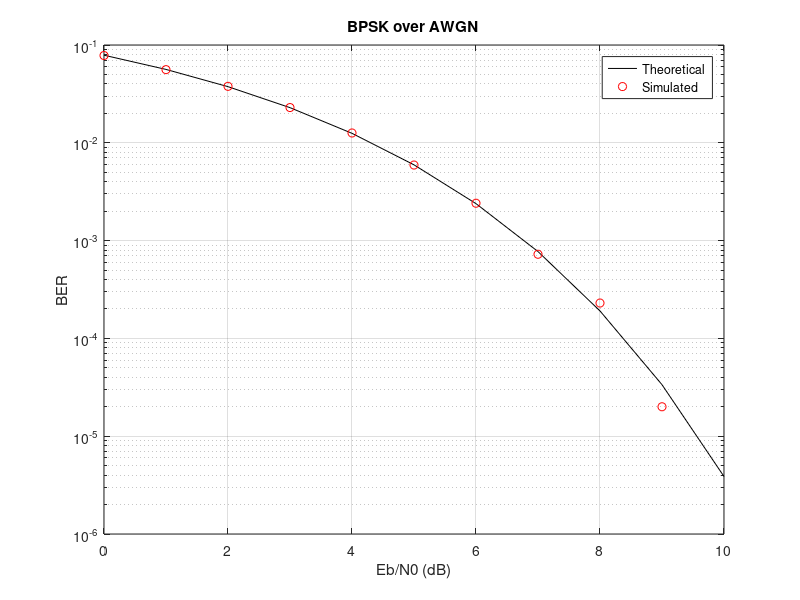

Write MATLAB code to recreate this figure. (Note: this script raises an error after producing the figure.)
% Experiment 2: Basic communication system (Tx -> AWGN channel -> Rx) in MATLAB/Octave
% BPSK modulation, AWGN channel, threshold detection, BER vs Eb/N0.
clc; clear; close all;

N = 2e5;                 % number of bits
EbN0_dB = 0:10;
ber_sim = zeros(size(EbN0_dB));

for k = 1:length(EbN0_dB)
    bits = randi([0 1], 1, N);            % Transmitter: source
    tx = 2*bits - 1;                      % BPSK mapping
    EbN0 = 10^(EbN0_dB(k)/10);
    noise = sqrt(1/(2*EbN0)) * randn(1, N);
    rx = tx + noise;                      % AWGN channel
    bits_hat = rx > 0;                    % Receiver: detector
    ber_sim(k) = sum(bits_hat ~= bits) / N;
end

ber_th = 0.5 * erfc(sqrt(10.^(EbN0_dB/10)));

semilogy(EbN0_dB, ber_th, 'k-', EbN0_dB, ber_sim, 'ro'); grid on;
xlabel('Eb/N0 (dB)'); ylabel('BER');
legend('Theoretical', 'Simulated'); title('BPSK over AWGN');
disp(table(EbN0_dB', ber_sim', ber_th', 'VariableNames', {'EbN0_dB', 'Simulated', 'Theoretical'}));
